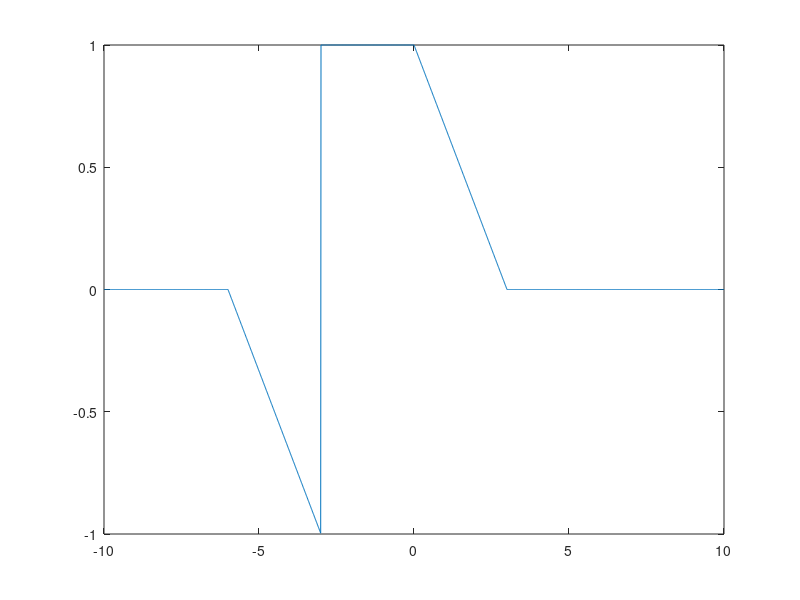

Write the MATLAB code that produced this figure.
clear all; close all; clc;

% INDICATOR FUNCTIONS
x = -10:0.01:10;
y = (-x/3-2).*((x>=-6)&(x<-3)) + 1.*((x>=-3)&(x<0)) + ((-x/3)+1).*((x>=0)&(x<3));
figure
plot(x,y,'-b'); ylim([-2 2])
xlabel('t'); ylabel('x(t)');

% FOR-LOOPS
x = -10:0.01:10;
for i=1:length(x)
    if ((x(i)>=-6)&(x(i)<-3))
        f(i)=-x(i)/3 -2;
    elseif ((x(i)>=-3)&(x(i)<0))
        f(i)=1;
    elseif ((x(i)>=0)&(x(i)<3))
        f(i)=-x(i)/3+1;
    else 
        f(i)= 0;
    end
end
plot(x,f)
